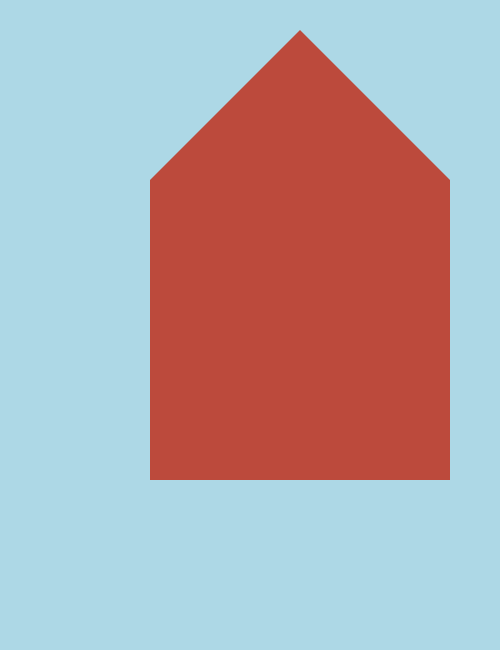
Frame 1 (no input)
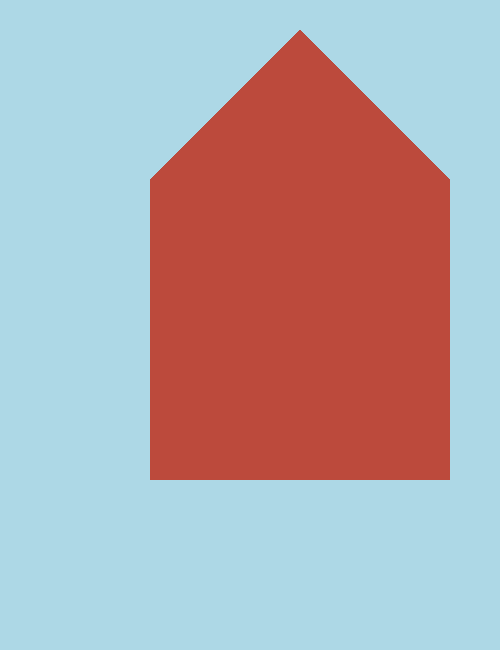
Frame 60 (the mouse pressed at the canvas centre just before this capture)
Frame 120 (the mouse held since frame 60 and released just before this capture): identical to frame 60, image omitted

The Processing sketch that drew these frames (run headless with seeded random() and noise(); from frame 60 on, the mouse is pressed at the canvas centre):

// Processing sketch: les_2_huis_
// ── les_2_huis_.pde
// groei huisje
int schaal = 2;

//demensies huisje
int huisX = 100, huisY = 100;
int locX = 50, locY = 60;
int hulpVal = 100;

int bDakX = (huisX / 2) + locX , bDakY = (huisY / 2) + (locY - hulpVal);
int aDakX = locX, aDakY = locY;
int cDakX = locX + huisX, cDakY = locY;

//kleuren 
int kHuis = #BC4A3C;
int achtergrond = #ADD8E6;

void setup(){
  size(500, 650);
  surface.setTitle("Groei huisje");
  surface.setResizable(true);
 
  background(achtergrond);
  noStroke();
  frameRate(60);
}

void draw(){

schaal =  height / 200;
  
fill(kHuis);
rect(locX * schaal, locY * schaal, huisX * schaal, huisY * schaal);
triangle(aDakX * schaal, aDakY * schaal, bDakX * schaal, bDakY * schaal, cDakX * schaal, cDakY * schaal);
}
